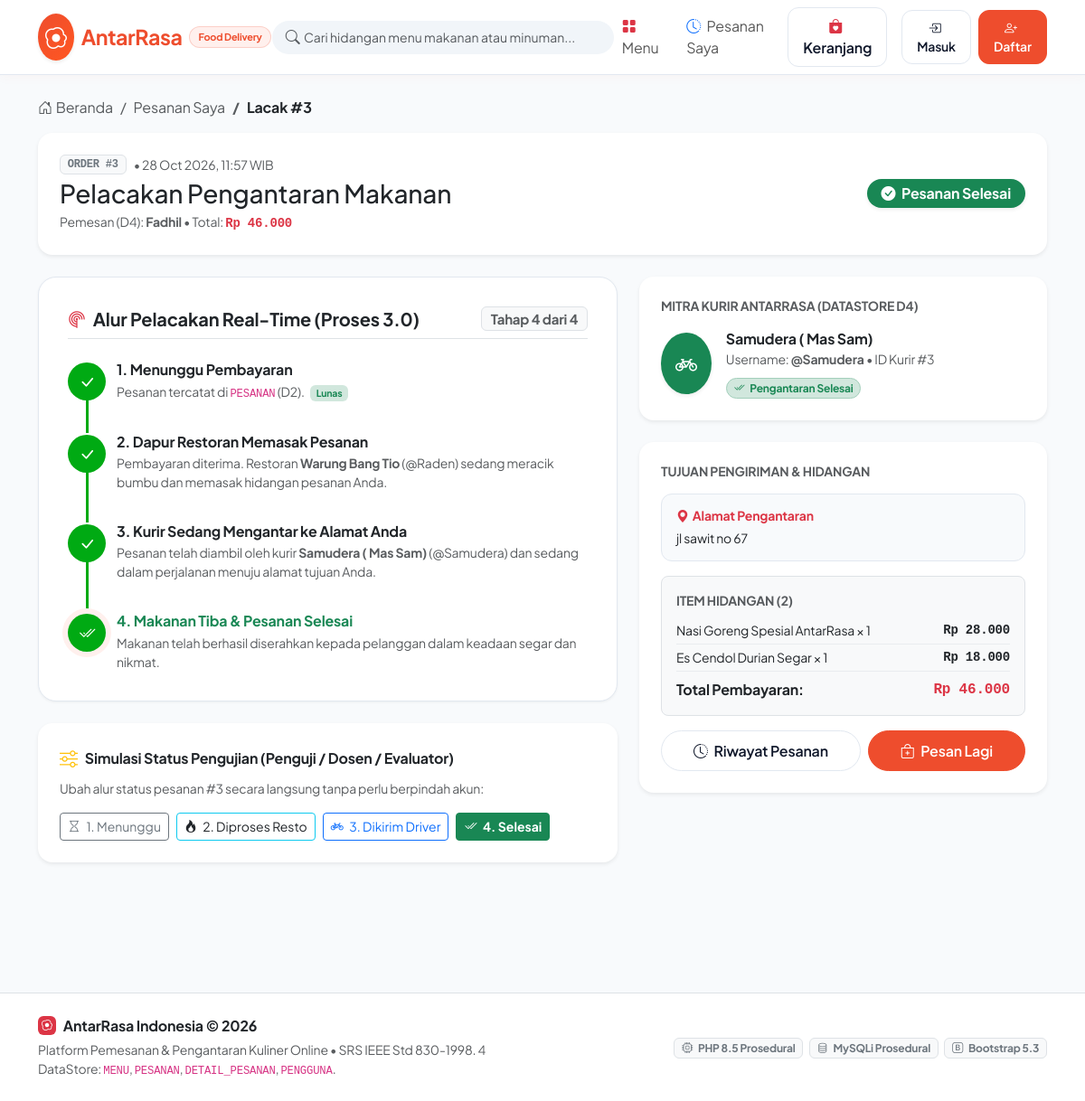
The app's page /status.php?id=3 with its own data.
### tables this page shows
CREATE TABLE `pesanan` (
  `id_pesanan` int(11) NOT NULL AUTO_INCREMENT,
  `id_pengguna` int(11) DEFAULT NULL,
  `tanggal_pesanan` datetime NOT NULL DEFAULT current_timestamp(),
  `alamat_pengiriman` text NOT NULL,
  `total_harga` decimal(12,2) NOT NULL,
  `status_pesanan` varchar(30) NOT NULL DEFAULT 'Menunggu',
  PRIMARY KEY (`id_pesanan`),
  KEY `fk_pesanan_pengguna` (`id_pengguna`),
  CONSTRAINT `fk_pesanan_pengguna` FOREIGN KEY (`id_pengguna`) REFERENCES `pengguna` (`id_pengguna`) ON DELETE SET NULL ON UPDATE CASCADE
);

CREATE TABLE `pengguna` (
  `id_pengguna` int(11) NOT NULL AUTO_INCREMENT,
  `username` varchar(50) NOT NULL,
  `password` varchar(255) NOT NULL,
  `nama_lengkap` varchar(100) NOT NULL,
  `peran` varchar(20) NOT NULL DEFAULT 'customer',
  PRIMARY KEY (`id_pengguna`),
  UNIQUE KEY `username` (`username`),
  CONSTRAINT `chk_peran_pengguna` CHECK (`peran` in ('customer','merchant','driver','admin'))
);

CREATE TABLE `detail_pesanan` (
  `id_detail` int(11) NOT NULL AUTO_INCREMENT,
  `id_pesanan` int(11) NOT NULL,
  `id_menu` int(11) NOT NULL,
  `jumlah` int(11) NOT NULL,
  `subtotal` decimal(12,2) NOT NULL,
  PRIMARY KEY (`id_detail`),
  KEY `fk_detail_pesanan_pesanan` (`id_pesanan`),
  KEY `fk_detail_pesanan_menu` (`id_menu`),
  CONSTRAINT `fk_detail_pesanan_menu` FOREIGN KEY (`id_menu`) REFERENCES `menu` (`id_menu`) ON UPDATE CASCADE,
  CONSTRAINT `fk_detail_pesanan_pesanan` FOREIGN KEY (`id_pesanan`) REFERENCES `pesanan` (`id_pesanan`) ON DELETE CASCADE ON UPDATE CASCADE,
  CONSTRAINT `chk_jumlah_positif` CHECK (`jumlah` > 0)
);

CREATE TABLE `menu` (
  `id_menu` int(11) NOT NULL AUTO_INCREMENT,
  `nama_menu` varchar(100) NOT NULL,
  `harga` decimal(12,2) NOT NULL,
  `deskripsi` text DEFAULT NULL,
  `status_menu` varchar(20) NOT NULL DEFAULT 'Tersedia',
  PRIMARY KEY (`id_menu`)
);

### status.php (the view, shortened to what the rows shown need)
<?php
require_once __DIR__ . '/config/database.php';
require_once __DIR__ . '/includes/functions_order.php';
$id_pesanan = isset($_GET['id']) ? (int) $_GET['id'] : (isset($_POST['id_pesanan']) ? (int) $_POST['id_pesanan'] : 0);
$pesanan = ambil_pesanan_by_id($conn, $id_pesanan);
    ?>
    <?php
$detail_items = ambil_detail_pesanan($conn, $id_pesanan);
$status_saat_ini = (string) $pesanan['status_pesanan'];
$status_info = dapatkan_info_status($status_saat_ini);
$driver_aktif = ambil_driver_aktif($conn);
$merchant_aktif = ambil_merchant_aktif($conn);
$nomor_step = match ($status_saat_ini) {
    'Menunggu' => 1,
    'Diproses' => 2,
    'Dikirim'  => 3,
    'Selesai'  => 4,
    default    => 1
};
require_once __DIR__ . '/includes/header.php';
?>
<div class="card shadow-sm border-0 rounded-4 mb-4 bg-white p-4">
    <div class="row align-items-center gy-3">
        <div class="col-md-7">
            <div class="d-flex align-items-center gap-2 mb-1">
                <span class="badge bg-light text-secondary border font-monospace">ORDER #<?= $id_pesanan ?></span>
                <span class="text-muted small">&bull; <?= date('d M Y, H:i', strtotime((string) $pesanan['tanggal_pesanan'])) ?> WIB</span>
            </div>
            <p class="text-muted small mb-0">
                Pemesan (D4): <strong><?= e($pesanan['nama_pemesan'] ?? 'Pelanggan Tamu') ?></strong> &bull; Total: <strong class="text-danger font-monospace"><?= format_rupiah((float) $pesanan['total_harga']) ?></strong>
            </p>
        </div>
        <div class="col-md-5 text-md-end">
            <span class="badge <?= $status_info['class'] ?> fs-6 px-3 py-2 rounded-pill shadow-sm">
                <i class="bi <?= $status_info['icon'] ?> me-1"></i> <?= $status_info['label'] ?>
            </span>
        </div>
    </div>
</div>
<div class="row g-4 mb-5">
    <div class="col-lg-7">
        <div class="tracking-stepper-wrap mb-4">
            <h5 class="fw-bold mb-4 pb-2 border-bottom text-dark d-flex align-items-center justify-content-between">
                <span><i class="bi bi-radar text-danger me-2"></i>Alur Pelacakan Real-Time (Proses 3.0)</span>
                <span class="badge bg-light text-muted small border">Tahap <?= $nomor_step ?> dari 4</span>
            </h5>
            <div class="pe-2">
                <div class="track-step-item <?= $nomor_step > 2 ? 'completed' : ($nomor_step === 2 ? 'active' : '') ?>">
                    <div>
                        <h6 class="fw-bold mb-1 <?= $nomor_step === 2 ? 'text-primary' : 'text-dark' ?>">
                            2. Dapur Restoran Memasak Pesanan
                        </h6>
                        <p class="text-muted small mb-0">
                            <?php if ($merchant_aktif !== null): ?>
                                Pembayaran diterima. Restoran <strong><?= e($merchant_aktif['nama_lengkap']) ?></strong> (@<?= e($merchant_aktif['username']) ?>) sedang meracik bumbu dan memasak hidangan pesanan Anda.
                            <?php else: ?>
                                Pembayaran diterima. Dapur restoran sedang meracik bumbu dan memasak hidangan pesanan Anda.
                            <?php endif; ?>
                        </p>
                    </div>
                </div>
                <div class="track-step-item <?= $nomor_step > 3 ? 'completed' : ($nomor_step === 3 ? 'active' : '') ?>">
                    <div>
                        <h6 class="fw-bold mb-1 <?= $nomor_step === 3 ? 'text-primary' : 'text-dark' ?>">
                            3. Kurir Sedang Mengantar ke Alamat Anda
                        </h6>
                        <p class="text-muted small mb-0">
                            <?php if ($driver_aktif !== null): ?>
                                Pesanan telah diambil oleh kurir <strong><?= e($driver_aktif['nama_lengkap']) ?></strong> (@<?= e($driver_aktif['username']) ?>) dan sedang dalam perjalanan menuju alamat tujuan Anda.
                            <?php else: ?>
                                Pesanan sedang dalam proses pengantaran oleh kurir menuju alamat tujuan Anda.
                            <?php endif; ?>
                        </p>
                    </div>
                </div>
            </div>
        </div>
    </div>
    <div class="col-lg-5">
        <div class="card shadow-sm border-0 rounded-4 p-4 bg-white mb-4">
            <?php if ($driver_aktif !== null): ?>
                <div class="d-flex align-items-center gap-3">
                    <div class="bg-success text-white p-3 rounded-circle shadow-sm">
                        <i class="bi bi-bicycle fs-4"></i>
                    </div>
                    <div class="flex-grow-1">
                        <div class="fw-bold text-dark fs-6"><?= e($driver_aktif['nama_lengkap']) ?></div>
                        <div class="text-muted small">Username: <strong>@<?= e($driver_aktif['username']) ?></strong> &bull; ID Kurir #<?= (int)$driver_aktif['id_pengguna'] ?></div>
                        <div class="mt-2">
                            <?php if ($status_saat_ini === 'Menunggu'): ?>
                                <span class="badge bg-secondary-subtle text-secondary border border-secondary-subtle rounded-pill small">
                                    <i class="bi bi-hourglass me-1"></i> Menunggu Pembayaran
                                </span>
                            <?php elseif ($status_saat_ini === 'Diproses'): ?>
                                <span class="badge bg-warning-subtle text-dark border border-warning-subtle rounded-pill small">
                                    <i class="bi bi-box-seam me-1"></i> Menunggu Pengambilan di Dapur
                                </span>
                            <?php elseif ($status_saat_ini === 'Dikirim'): ?>
                                <span class="badge bg-primary-subtle text-primary border border-primary-subtle rounded-pill small">
                                    <i class="bi bi-bicycle me-1"></i> Sedang Mengantar ke Alamat Tujuan
                                </span>
                            <?php elseif ($status_saat_ini === 'Selesai'): ?>
                                <span class="badge bg-success-subtle text-success border border-success-subtle rounded-pill small">
                                    <i class="bi bi-check2-all me-1"></i> Pengantaran Selesai
                                </span>
                            <?php endif; ?>
                        </div>
                    </div>
                </div>
            <?php endif; ?>
        </div>
        <div class="card shadow-sm border-0 rounded-4 p-4 bg-white">
            <div class="driver-location-box mb-3">
                <div class="small fw-bold text-danger mb-1"><i class="bi bi-geo-alt-fill me-1"></i>Alamat Pengantaran</div>
                <div class="small text-dark"><?= nl2br(e($pesanan['alamat_pengiriman'])) ?></div>
            </div>
            <div class="border rounded-3 p-3 bg-light mb-3">
                <ul class="list-unstyled mb-0 small">
                    <?php foreach ($detail_items as $item): ?>
                        <li class="d-flex justify-content-between py-1 border-bottom border-light-subtle">
                            <span><?= e($item['nama_menu']) ?> &times; <?= (int)$item['jumlah'] ?></span>
                            <span class="font-monospace fw-semibold"><?= format_rupiah((float)$item['subtotal']) ?></span>
                        </li>
                    <?php endforeach; ?>
                </ul>
                <div class="d-flex justify-content-between pt-2 fw-bold text-dark fs-6">
                    <span>Total Pembayaran:</span>
                    <span class="text-danger font-monospace"><?= format_rupiah((float)$pesanan['total_harga']) ?></span>
                </div>
            </div>
        </div>
    </div>
</div>
<?php
require_once __DIR__ . '/includes/footer.php';
?>

### records on screen
pesanan: tanggal_pesanan "28 Oct 2026, 11:57", id_pengguna.nama_lengkap "Fadhil", total_harga "Rp 46.000", status_pesanan "Pesanan Selesai", status_pesanan "4", alamat_pengiriman "jl sawit no 67"
pengguna: nama_lengkap "Warung Bang Tio", username "Raden"
pengguna: nama_lengkap "Samudera ( Mas Sam)", username "Samudera", id_pengguna "3"
detail_pesanan: id_menu.nama_menu "Nasi Goreng Spesial AntarRasa", jumlah "1", subtotal "Rp 28.000"
detail_pesanan: id_menu.nama_menu "Es Cendol Durian Segar", jumlah "1", subtotal "Rp 18.000"

### other values on screen
$id_pesanan "3"
count($detail_items) "2"
